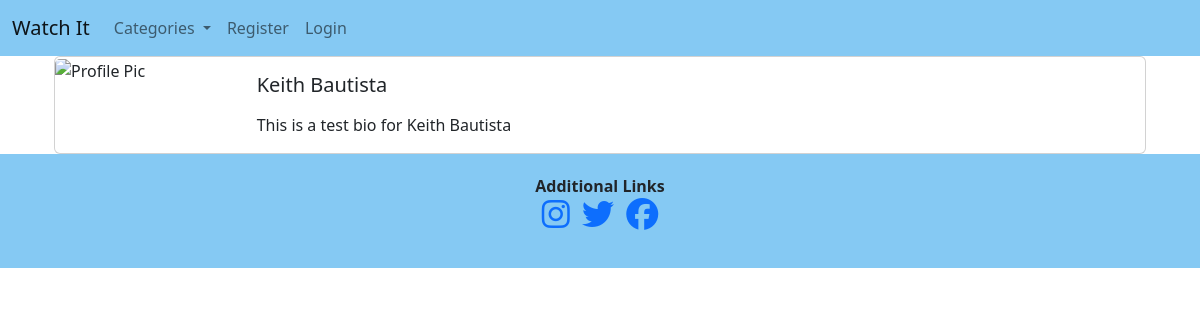
Before: /members/2/profile/ with the older database file.
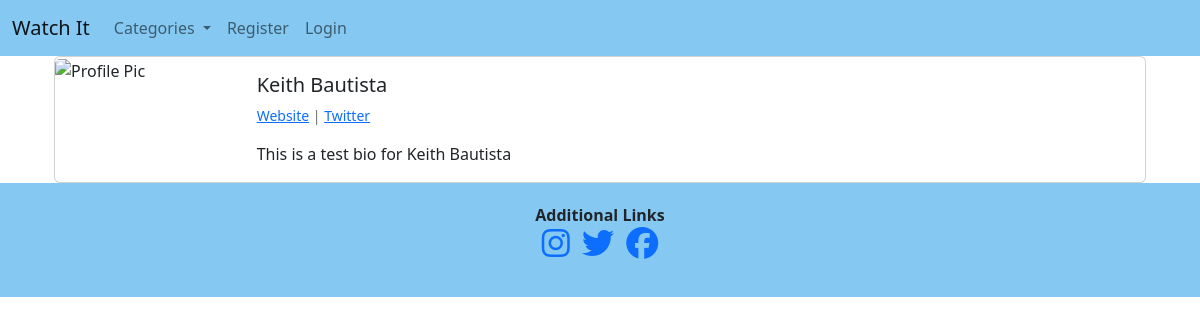
After: the same page with the newer database file.
### members/views.py (the view)
# urls.py: path('<int:pk>/profile/', ProfilePageView.as_view(), name="profile-page"),
class ProfilePageView(DetailView):
    model = Profile
    template_name = 'registration/user_profile.html'
    def get_context_data(self, *args, **kwargs):
        users = Profile.objects.all()
        context = super(ProfilePageView, self).get_context_data(*args, **kwargs)
        page_user = get_object_or_404(Profile, id=self.kwargs['pk'])
        context["page_user"] = page_user
        return context

### members/templates/registration/user_profile.html (shortened to what this page needs)
{% extends 'base.html' %}
{% load static %}
{% block content %}
<div class="container bcontent">
    <div class="card">
        <div class="row no-gutters">
            <div class="col-sm-2">
                {% if page_user.profile_pic.url %}
                <img class="card-img" src="{{ page_user.profile_pic.url }}" alt="Profile Pic">
                {% else %}
                <img class="card-img" src="https://res.cloudinary.com/dq4hocok1/image/upload/v1669434603/defaultProfilePic_fepkbo.webp" alt="Profile Pic">
                {% endif %}
            </div>
            <div class="col-sm-10">
                <div class="card-body">
                    <h5 class="card-title">
                        {{ page_user.user.first_name }}
                        {{ page_user.user.last_name }}
                    </h5>
                    <p class="small text-muted">
                        {% if page_user.website_url %}
                             <a target="_blank" href="{{ page_user.profile.website_url }}">Website</a>
                        {% endif %}
                        {% if page_user.twitter_url %}
                            | <a target="_blank" href="{{ page_user.profile.twitter_url }}">Twitter</a>
                        {% endif %}
                    </p>
                    <p class="card-text">{{ page_user.bio }}</p>
                </div>
            </div>
        </div>
    </div>
</div>
{% endblock %}

Changed rows visible on the page:
changed Profile "This is a test bio for Keith Bautista": website_url empty → "https://www.youtube.com/" (drawn); twitter_url empty → "https://twitter.com/" (drawn)
Other visible differences:
text now shown: "Website | Twitter"
